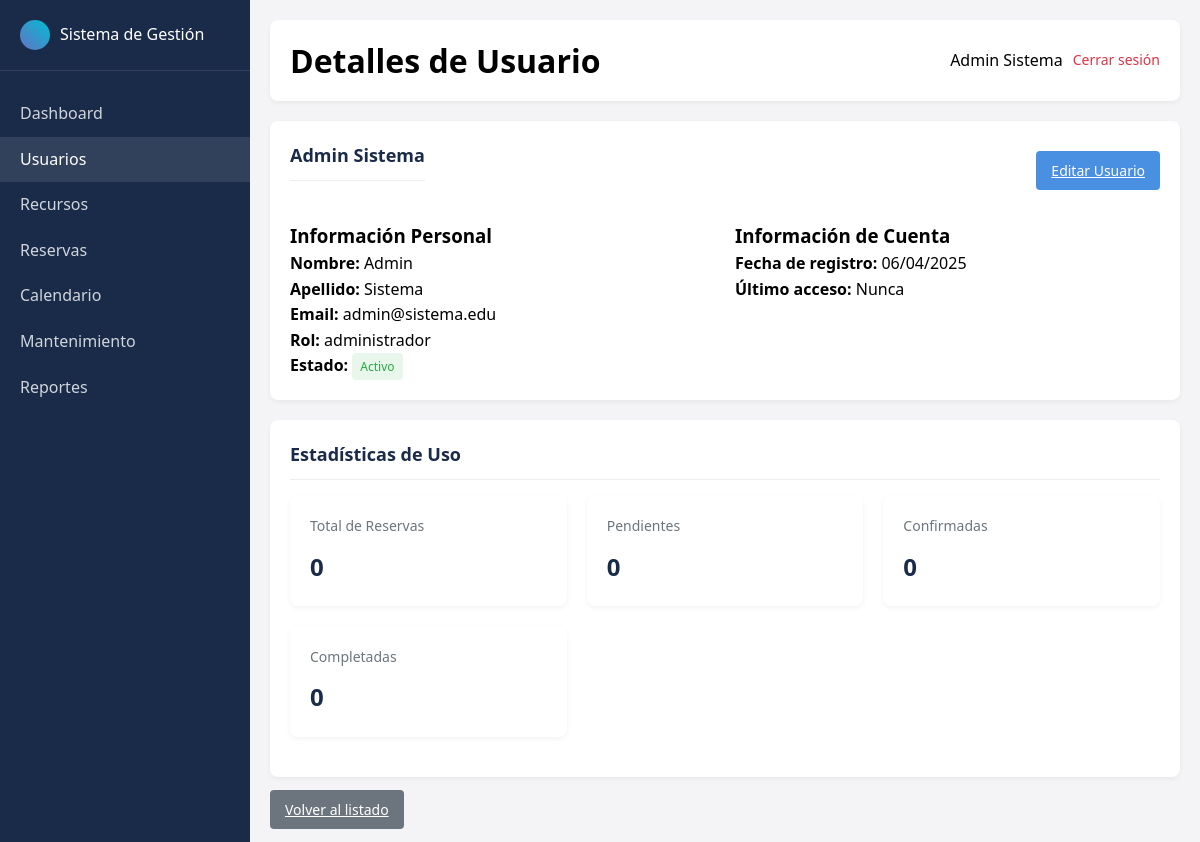
/usuarios/ver.php?id=1 (signed in), run on the app's committed database.
### tables this page shows
CREATE TABLE IF NOT EXISTS usuarios (
    id_usuario INT AUTO_INCREMENT PRIMARY KEY,
    nombre VARCHAR(50) NOT NULL,
    apellido VARCHAR(50) NOT NULL,
    email VARCHAR(100) NOT NULL UNIQUE,
    contraseña VARCHAR(255) NOT NULL,
    id_rol INT NOT NULL,
    activo TINYINT(1) DEFAULT 1,
    requiere_cambio_contrasena TINYINT(1) DEFAULT 0,
    fecha_registro DATETIME DEFAULT CURRENT_TIMESTAMP,
    ultimo_login DATETIME,
    FOREIGN KEY (id_rol) REFERENCES roles(id_rol) ON DELETE RESTRICT
);

CREATE TABLE IF NOT EXISTS roles (
    id_rol INT AUTO_INCREMENT PRIMARY KEY,
    nombre VARCHAR(50) NOT NULL UNIQUE,
    descripcion TEXT,
    permisos TEXT,
    fecha_creacion DATETIME DEFAULT CURRENT_TIMESTAMP
);

### config/database.php (called while the page is built, shortened)
<?php
class Database
{
    private static $instance = null;
    private $connection;
    private function __construct()
    {
        $config = parse_ini_file(__DIR__ . '/config.ini');
        $host = $config['host'];
        $user = $config['user'];
        $pass = $config['pass'];
        $name = $config['name'];
        $charset = $config['charset'];
        try {
            $this->connection = new mysqli($host, $user, $pass, $name);
            $this->connection->set_charset($charset);
        } catch (Exception $e) {
            $this->error = $e->getMessage();
            error_log($this->error);
        }
    }
    public static function getInstance()
    {
        if (self::$instance === null) {
            self::$instance = new self();
        }
        return self::$instance;
    }
    public function query($sql, $params = [])
    {
        try {
            $stmt = $this->connection->prepare($sql);
            $types = '';
            foreach ($params as $param) {
                if (is_int($param)) {
                    $types .= 'i';
                } elseif (is_float($param)) {
                    $types .= 'd';
                } elseif (is_string($param)) {
                    $types .= 's';
                } else {
                    $types .= 'b';
                }
            }
            $bindParams = array_merge([$types], $params);
            $tmp = [];
            foreach ($bindParams as $key => $value) {
                $tmp[$key] = &$bindParams[$key];
            }
            call_user_func_array([$stmt, 'bind_param'], $tmp);
            if (!$stmt->execute()) {
                throw new Exception("Error al ejecutar la consulta: " . $stmt->error);
            }
            if ($stmt->field_count > 0) {
                $result = $stmt->get_result();
                return $result;
            } else {
                $stmt->close();
                return true;
            }
        } catch (Exception $e) {
            $this->error = $e->getMessage();
            error_log($this->error);
            return false;
        }
    }
    public function getRow($sql, $params = [])
    {
        $result = $this->query($sql, $params);
        $row = $result->fetch_assoc();
        return $row;
    }
}

### includes/functions.php (called while the page is built, shortened)
<?php
function is_logged_in()
{
    return isset($_SESSION['usuario_id']);
}
function has_role($roles)
{
    if (!is_array($roles)) {
        $roles = [$roles];
    }
    return in_array($_SESSION['usuario_rol'], $roles);
}
function format_date($date, $with_time = false)
{
    $format = $with_time ? 'd/m/Y H:i' : 'd/m/Y';
    return date($format, strtotime($date));
}

### public/usuarios/ver.php (the view, shortened to what this page needs)
<?php
require_once '../../config/database.php';
require_once '../../includes/functions.php';
$id_usuario = intval($_GET['id']);
$db = Database::getInstance();
$sql = "SELECT u.*, r.nombre as rol_nombre
        FROM usuarios u
        JOIN roles r ON u.id_rol = r.id_rol
        WHERE u.id_usuario = ?";
$usuario = $db->getRow($sql, [$id_usuario]);
$estadisticas = [];
$sql_reservas = "SELECT COUNT(*) as total FROM reservas WHERE id_usuario = ?";
$resultado = $db->getRow($sql_reservas, [$id_usuario]);
$estadisticas['total_reservas'] = $resultado ? $resultado['total'] : 0;
$estadisticas['reservas_pendientes'] = 0;
$estadisticas['reservas_confirmadas'] = 0;
$estadisticas['reservas_canceladas'] = 0;
$estadisticas['reservas_completadas'] = 0;
$puede_editar = has_role(ROL_ADMIN);
?>
<!DOCTYPE html>
<html lang="es">
<head>
    <link rel="stylesheet" href="../assets/css/styles.css">
</head>
<body>
    <div class="dashboard">
        <div class="sidebar">
            <div class="sidebar-header">
                <div class="logo-icon"></div>
                <div>Sistema de Gestión</div>
            </div>
            <div class="sidebar-nav">
                <a href="../admin/dashboard.php" class="nav-item">Dashboard</a>
                <a href="../usuarios/listar.php" class="nav-item active">Usuarios</a>
                <a href="../recursos/listar.php" class="nav-item">Recursos</a>
                <a href="../reservas/listar.php" class="nav-item">Reservas</a>
                <a href="../reservas/calendario.php" class="nav-item">Calendario</a>
                <a href="../mantenimiento/listar.php" class="nav-item">Mantenimiento</a>
                <a href="../reportes/index.php" class="nav-item">Reportes</a>
            </div>
        </div>
        <div class="content">
            <div class="top-bar">
                <h1>Detalles de Usuario</h1>
                <div class="user-info">
                    <span class="user-name"><?php echo $_SESSION['usuario_nombre']; ?></span>
                    <a href="../logout.php" class="logout-btn">Cerrar sesión</a>
                </div>
            </div>
            <div class="card">
                <div style="display: flex; justify-content: space-between; align-items: center;">
                    <h2 class="form-title"><?php echo htmlspecialchars($usuario['nombre'] . ' ' . $usuario['apellido']); ?></h2>
                    <div>
                        <?php if ($puede_editar): ?>
                            <a href="editar.php?id=<?php echo $usuario['id_usuario']; ?>" class="btn btn-primary">Editar Usuario</a>
                        <?php endif; ?>
                    </div>
                </div>
                <div style="display: grid; grid-template-columns: repeat(auto-fit, minmax(300px, 1fr)); gap: 20px; margin-top: 20px;">
                    <div>
                        <h3>Información Personal</h3>
                        <p><strong>Nombre:</strong> <?php echo htmlspecialchars($usuario['nombre']); ?></p>
                        <p><strong>Apellido:</strong> <?php echo htmlspecialchars($usuario['apellido']); ?></p>
                        <p><strong>Email:</strong> <?php echo htmlspecialchars($usuario['email']); ?></p>
                        <p><strong>Rol:</strong> <?php echo htmlspecialchars($usuario['rol_nombre']); ?></p>
                        <p>
                            <strong>Estado:</strong>
                            <?php if ($usuario['activo']): ?>
                                <span class="badge badge-success">Activo</span>
                            <?php else: ?>
                                <span class="badge badge-danger">Inactivo</span>
                            <?php endif; ?>
                        </p>
                    </div>
                    <div>
                        <h3>Información de Cuenta</h3>
                        <p><strong>Fecha de registro:</strong> <?php echo format_date($usuario['fecha_registro']); ?></p>
                        <p><strong>Último acceso:</strong> <?php echo $usuario['ultimo_login'] ? format_date($usuario['ultimo_login'], true) : 'Nunca'; ?></p>
                    </div>
                </div>
            </div>
            <div class="card">
                <h2 class="card-title">Estadísticas de Uso</h2>
                <div class="stats-grid">
                    <div class="stat-card">
                        <div class="stat-title">Total de Reservas</div>
                        <div class="stat-value"><?php echo $estadisticas['total_reservas']; ?></div>
                    </div>
                    <div class="stat-card">
                        <div class="stat-title">Pendientes</div>
                        <div class="stat-value"><?php echo $estadisticas['reservas_pendientes']; ?></div>
                    </div>
                    <div class="stat-card">
                        <div class="stat-title">Confirmadas</div>
                        <div class="stat-value"><?php echo $estadisticas['reservas_confirmadas']; ?></div>
                    </div>
                    <div class="stat-card">
                        <div class="stat-title">Completadas</div>
                        <div class="stat-value"><?php echo $estadisticas['reservas_completadas']; ?></div>
                    </div>
                </div>
            </div>
            <div style="margin-top: 20px;">
                <a href="listar.php" class="btn btn-secondary">Volver al listado</a>
            </div>
        </div>
    </div>
</body>
</html>

### public/assets/css/styles.css (style rules this page uses)
:root { --primary-color: #4a90e2; --secondary-color: #6573c3; --dark-color: #1a2b49; --light-color: #f4f4f6; --success-color: #28a745; --warning-color: #ffc107; --danger-color: #dc3545; --gray-color: #6c757d; }
* { margin: 0; padding: 0; box-sizing: border-box; }
body { font-family: system-ui, -apple-system, sans-serif; margin: 0; padding: 0; background-color: var(--light-color); line-height: 1.6; }
.dashboard { display: flex; min-height: 100vh; }
.sidebar { width: 250px; background-color: var(--dark-color); color: white; padding: 20px 0; }
.sidebar-header { padding: 0 20px 20px; border-bottom: 1px solid rgba(255, 255, 255, 0.1); display: flex; align-items: center; gap: 10px; }
.logo-icon { width: 30px; height: 30px; background: linear-gradient(45deg, #6573c3, #00bcd4); border-radius: 50%; }
.sidebar-nav { padding: 20px 0; }
.nav-item { padding: 10px 20px; display: block; color: rgba(255, 255, 255, 0.8); text-decoration: none; transition: all 0.3s; }
.nav-item:hover, .nav-item.active { background-color: rgba(255, 255, 255, 0.1); color: white; }
.content { flex: 1; padding: 20px; }
.top-bar { display: flex; justify-content: space-between; align-items: center; margin-bottom: 20px; background-color: white; padding: 15px 20px; border-radius: 8px; box-shadow: 0 2px 5px rgba(0, 0, 0, 0.05); }
.user-info { display: flex; align-items: center; gap: 10px; }
.user-name { font-weight: 500; }
.logout-btn { color: var(--danger-color); text-decoration: none; font-size: 14px; }
.card { background-color: white; border-radius: 8px; padding: 20px; box-shadow: 0 2px 5px rgba(0, 0, 0, 0.05); margin-bottom: 20px; }
.card-title { color: var(--dark-color); font-size: 18px; margin-bottom: 15px; font-weight: 600; border-bottom: 1px solid #eee; padding-bottom: 10px; }
.form-title { font-size: 18px; color: var(--dark-color); margin-bottom: 20px; padding-bottom: 10px; border-bottom: 1px solid #eee; }
.stats-grid { display: grid; grid-template-columns: repeat(auto-fit, minmax(250px, 1fr)); gap: 20px; margin-bottom: 20px; }
.stat-card { background-color: white; border-radius: 8px; padding: 20px; box-shadow: 0 2px 5px rgba(0, 0, 0, 0.05); }
.stat-title { color: var(--gray-color); font-size: 14px; margin-bottom: 10px; }
.stat-value { font-size: 24px; font-weight: 600; color: var(--dark-color); }
.btn { padding: 10px 15px; border: none; border-radius: 4px; font-size: 14px; cursor: pointer; transition: background-color 0.3s; }
.btn-primary { background-color: var(--primary-color); color: white; }
.btn-secondary { background-color: var(--gray-color); color: white; }
.badge { display: inline-block; padding: 4px 8px; border-radius: 4px; font-size: 12px; font-weight: 500; }
.badge-success { background-color: rgba(40, 167, 69, 0.1); color: var(--success-color); }

### data on the page
usuarios: nombre+apellido "Admin Sistema", nombre "Admin", apellido "Sistema", email "admin@sistema.edu", id_rol.nombre "administrador", fecha_registro "06/04/2025"

### other printed values
$_SESSION['usuario_nombre'] "Admin Sistema"
$estadisticas['total_reservas'] "0"
$estadisticas['reservas_pendientes'] "0"
$estadisticas['reservas_confirmadas'] "0"
$estadisticas['reservas_completadas'] "0"
